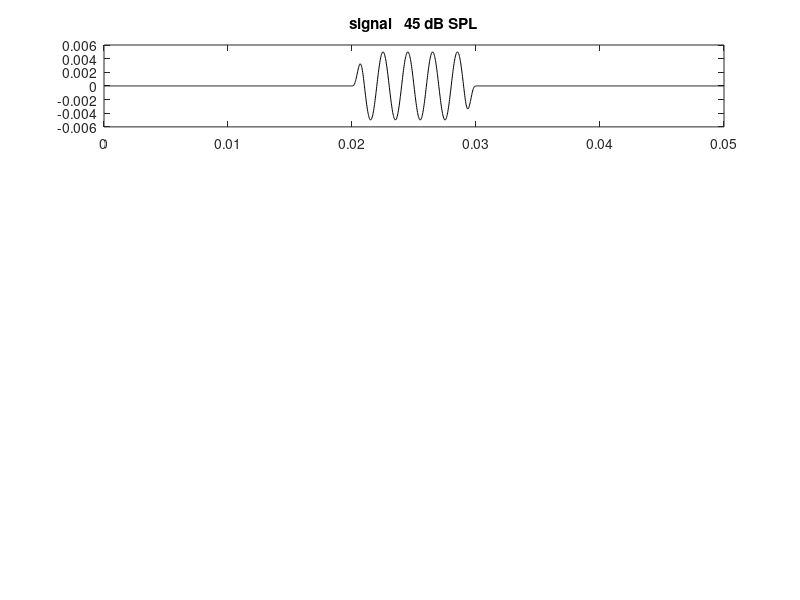

Recreate this plot in MATLAB. (Note: this script raises an error after producing the figure.)
function test_cochlearMicrophonic

global dt dtSpikes  savedBFlist saveAN_spikesOrProbability saveMAPparamsName...
    savedInputSignal OMEextEarPressure TMoutput OMEoutput ARattenuation ...
    DRNLoutput IHC_cilia_output IHCrestingCiliaCond IHCrestingV...
    IHCoutput ANprobRateOutput ANoutput save_qt ANtauCas  ...
    CNtauGk CNoutput  ICoutput ICmembraneOutput ICfiberTypeRates ...
    MOCattenuation
global OMEParams DRNLParams IHC_cilia_RPParams IHCpreSynapseParams
global AN_IHCsynapseParams MacGregorParams MacGregorMultiParams
global ICrate

toneFrequencies= [500  1000 2000 4000];            % or a pure tone (Hz)
% toneFrequencies= [500 4000];            % or a pure tone (Hz)
probeLevels=[ 45:1:71];

%   21-channel model (log spacing)
numChannels=61;
lowestBF=62.5; 	highestBF= 8000;
BFlist=round(logspace(log10(lowestBF), log10(highestBF), numChannels));
fprintf('\n')

dbstop if error
restorePath=path;
addpath (['..' filesep 'MAP'],    ['..' filesep 'wavFileStore'], ...
    ['..' filesep 'utilities'])

MAPparamsName='Normal';

AN_spikesOrProbability='spikes';

sampleRate= 44100;
toneDuration=0.010;
beginSilence=0.010;
endSilence=0.010;
rampDuration=.001;

figure(4), clf,
%% delare 'showMap' options to control graphical output
showMapOptions.printModelParameters=0;   % prints all parameters
showMapOptions.showModelOutput=0;       % plot of all stages
showMapOptions.printFiringRates=0;      % prints stage activity levels
showMapOptions.showACF=0;               % shows SACF (probability only)
showMapOptions.showEfferent=0;          % tracks of AR and MOC
showMapOptions.surfProbability=0;       % 2D plot of HSR response
showMapOptions.surfSpikes=1;            % 2D plot of spikes histogram
showMapOptions.ICrates=0;               % IC rates by CNtauGk

peakCMatOwnLevel=[];
for pass=[1 2 3 4]
    peakCMs=zeros(length(toneFrequencies),length(probeLevels));
    
    switch pass
        case 1
            paramChanges={'AN_IHCsynapseParams.numFibers=	50; ',...
                'DRNLParams.MOCtauProb = [.1 .5 .5]; ', ...
                'DRNLParams.rateToAttenuationFactor = [0 0 0];' ...
                'OMEParams.rateToAttenuationFactor= 0;', ...
                };
        case 2
            paramChanges={'AN_IHCsynapseParams.numFibers=	50; ',...
                'DRNLParams.MOCtauProb = [.1 .5 .5]; ', ...
                'DRNLParams.rateToAttenuationFactor = [0 0 0];' ...
                'OMEParams.rateToAttenuationFactor= 0;', ...
                };
        case 3
            paramChanges={'AN_IHCsynapseParams.numFibers=	50; ',...
                'DRNLParams.MOCtauProb = [.1 .5 .5]; ', ...
                'DRNLParams.rateToAttenuationFactor = [0 0 0];' ...
                'OMEParams.rateToAttenuationFactor= -0.1;', ...
                };
        case 4
            paramChanges={'AN_IHCsynapseParams.numFibers=	50; ',...
                'DRNLParams.MOCtauProb = [.1 .5 .5]; ', ...
                'DRNLParams.rateToAttenuationFactor = [0 0 0];' ...
                'OMEParams.rateToAttenuationFactor= -0.05;', ...
                };
    end
    
    toneFrequencyNo=0;
    for toneFrequency=toneFrequencies
        toneFrequencyNo=toneFrequencyNo+1;
        disp(['toneFrequency=' num2str(toneFrequency)])
        levelNo=0;
        for probeLevel=probeLevels
            leveldBSPL=probeLevel;
            levelNo=levelNo+1;
            disp(['probeLevel=' num2str(probeLevel)])
            
            % Create pure tone stimulus
            dt=1/sampleRate; % seconds
            signalTime=dt: dt: toneDuration;
            inputSignal=sum(sin(2*pi*toneFrequency'*signalTime), 1);
            amp=10^(leveldBSPL/20)*28e-6;   % converts to Pascals (peak)
            inputSignal=amp*inputSignal;
            % apply ramps
            if rampDuration>0.5*toneDuration, rampDuration=toneDuration/2; end
            rampTime=dt:dt:rampDuration;
            ramp=[0.5*(1+cos(2*pi*rampTime/(2*rampDuration)+pi)) ...
                ones(1,length(signalTime)-length(rampTime))];
            inputSignal=inputSignal.*ramp;
            ramp=fliplr(ramp);
            inputSignal=inputSignal.*ramp;
            % add silence
            intialSilence= zeros(1,round(beginSilence/dt));
            finalSilence= zeros(1,round(endSilence/dt));
            inputSignal= [intialSilence inputSignal finalSilence];
            
            intialSilence= zeros(1,round(beginSilence/dt));
            finalSilence= zeros(1,round(endSilence/dt));
            inputSignal= [intialSilence inputSignal finalSilence];
            
            toneOnset=2*beginSilence;
            
            figure(4), subplot(4,1,1)
            signalTime=dt:dt:dt*length(inputSignal);
            plot(signalTime,inputSignal,'k')
            title(['signal   ' num2str(probeLevel) ' dB SPL'])
            
            %% run the model
            tic
            
            MAP1_14(inputSignal, sampleRate, BFlist, ...
                MAPparamsName, AN_spikesOrProbability, paramChanges);
            
            %% the model run is now complete. Now display the results
            UTIL_showMAP(showMapOptions)
            
            switch AN_spikesOrProbability
                case 'spikes'
                    ANoutput = sum(ANoutput, 1);
                case 'probability'
                    ANoutput = ANprobRateOutput(13+21,:);
            end
            times=dtSpikes:dtSpikes:dtSpikes* length(ANoutput);
            figure(4), subplot(4,1,3), plot(times,ANoutput)
            title ('AN response')
            xlim([0 max(times)])
            
            %  cochlear microphonic is proportional to BM
            CM=sum(DRNLoutput); %
            times=dt:dt:dt* length(CM);
            figure(4), subplot(4,1,2), plot(times,CM)
            title('cochlear microphonic')
            xlim([0 max(times)])
            ylim([-1e-7 1e-7])
            
            peakCM=max(CM);
            peakCMs(toneFrequencyNo,levelNo)=peakCM;
        end % probe level
        
        
        %     for i=1:length(paramChanges)
        %         disp(paramChanges{i})
        %     end
        
    end % toneFrequencies
    figure(4), subplot(4,1,4)
    plot(probeLevels,squeeze(peakCMs))
    legend(strvcat(num2str(toneFrequencies')),'location','northwest')
    UTIL_printTabTable([toneFrequencies' 1e8*peakCMs], num2str(probeLevels), '%6.1f')
    
    [x idx]=min(((peakCMs-1e-7).^2)');
    
    switch pass
        case 1
            probeLevels=probeLevels(idx)
            
        case {2 3 4}
            peakCMatOwnLevel=[peakCMatOwnLevel 1e8*diag(peakCMs')]
    end
end

disp([num2str(numChannels) ' channel model: ' AN_spikesOrProbability])
disp(['toneDuration=' num2str(toneDuration)])
disp(['level=' num2str(leveldBSPL)])

disp(['attenuation factor =' ...
    num2str(DRNLParams.rateToAttenuationFactor, '%5.3f') ])
disp(['attenuation factor (probability)=' ...
    num2str(DRNLParams.rateToAttenuationFactorProb, '%5.3f') ])
disp(AN_spikesOrProbability)

UTIL_printTabTable([toneFrequencies' peakCMatOwnLevel])
path(restorePath)

